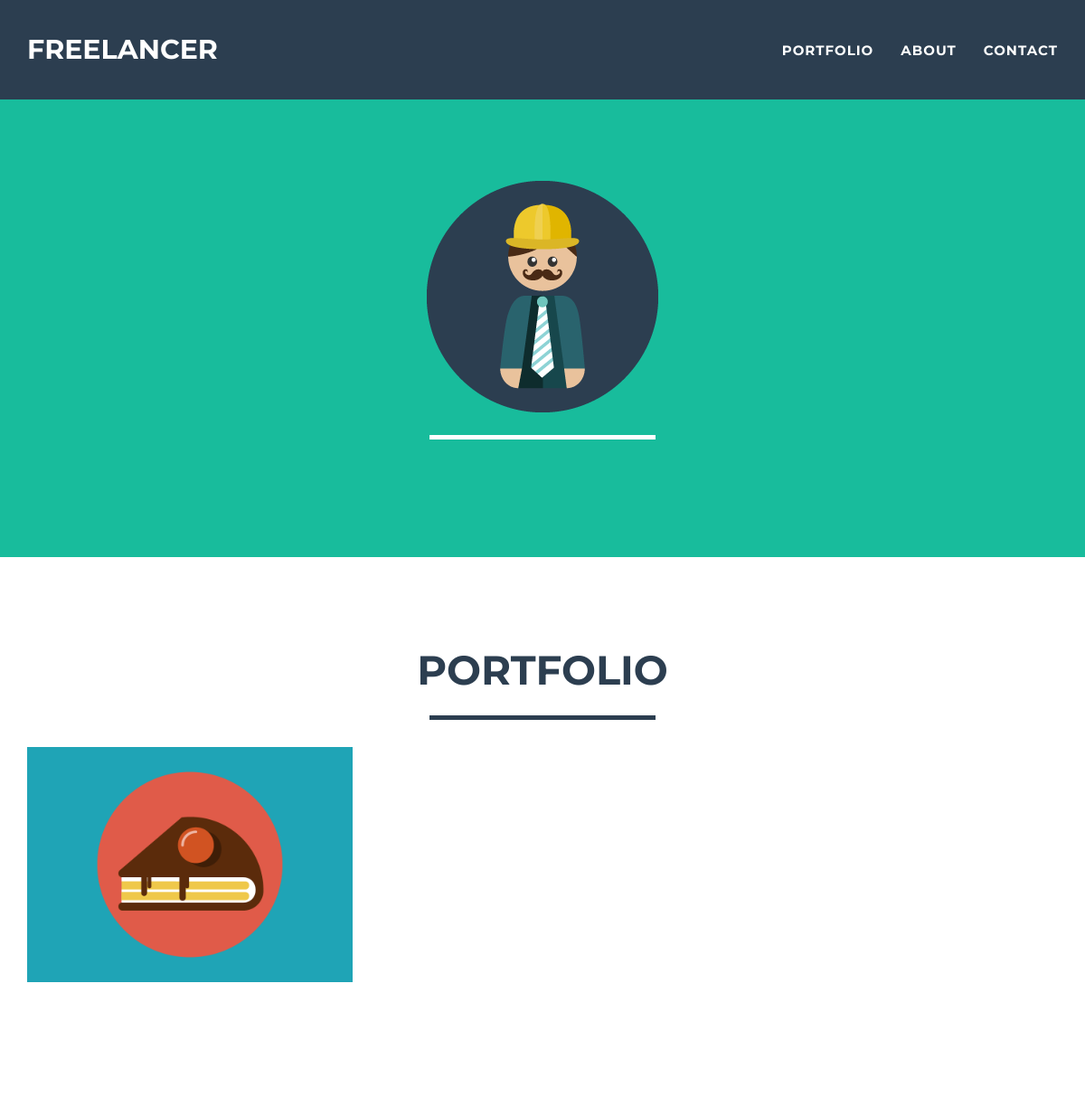
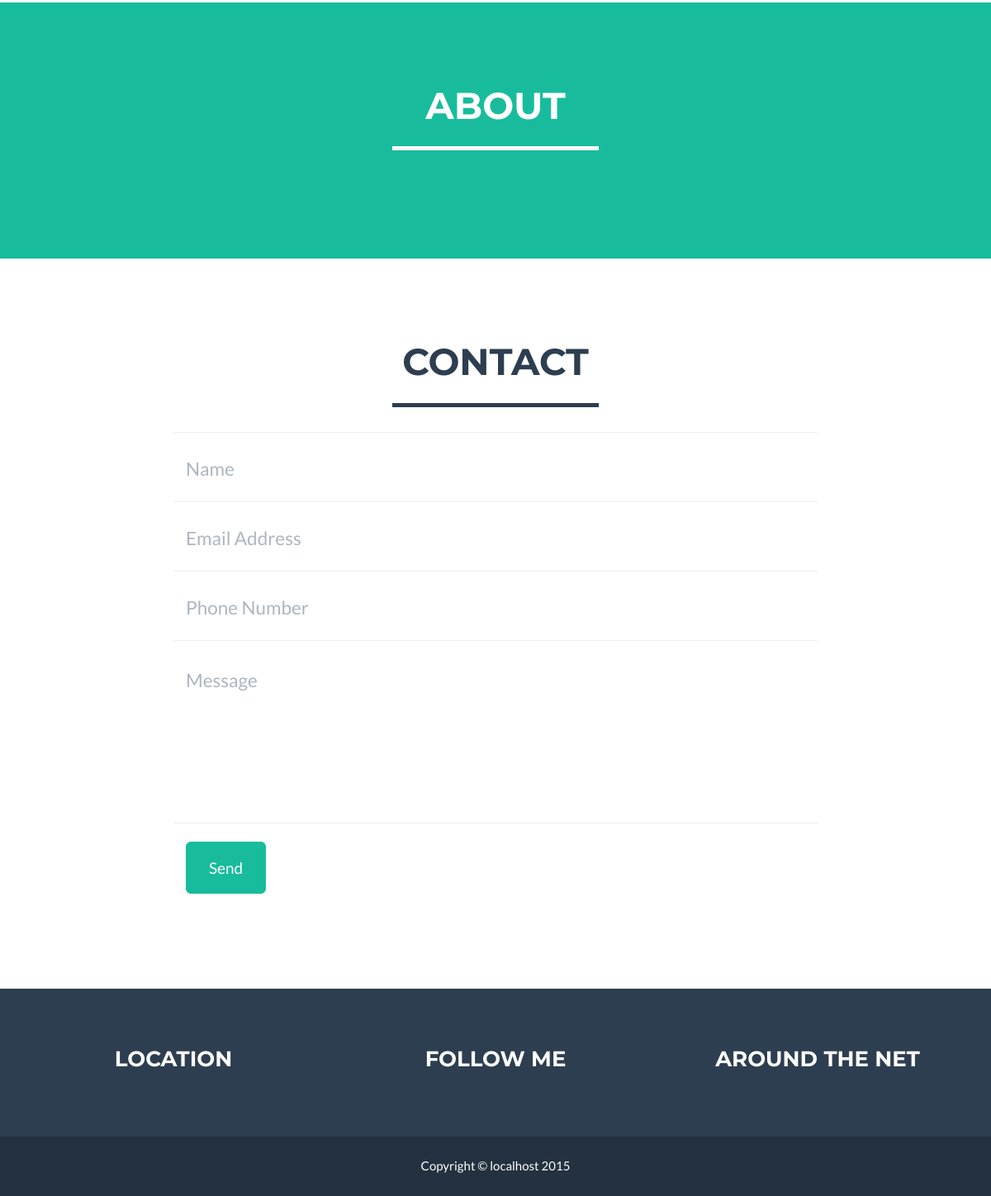
The page / on the database its author committed (2 pictures, top to bottom).
### tables this page shows
CREATE TABLE IF NOT EXISTS `landing` (
  `heading` text NOT NULL,
  `introtext` text NOT NULL,
  `skills` text NOT NULL,
  `image` text NOT NULL
);

CREATE TABLE IF NOT EXISTS `setup` (
  `title` text NOT NULL,
  `keywords` text NOT NULL,
  `description` text NOT NULL,
  `headercode` text NOT NULL,
  `author` text NOT NULL,
  `googleanalytics` text NOT NULL,
  `tinymce` int(11) NOT NULL,
  `portfolioheading` text NOT NULL
);

CREATE TABLE IF NOT EXISTS `aboutus` (
  `heading` text NOT NULL,
  `content` text NOT NULL
);

CREATE TABLE IF NOT EXISTS `contactus` (
  `heading` text NOT NULL,
  `email` text NOT NULL,
  `sendtoemail` text NOT NULL,
  `address` text NOT NULL,
  `city` text NOT NULL,
  `state` text NOT NULL,
  `zipcode` text NOT NULL,
  `phone` text NOT NULL
);

CREATE TABLE IF NOT EXISTS `pages` (
  `id` int(11) NOT NULL AUTO_INCREMENT,
  `title` text NOT NULL,
  `thumbnail` text NOT NULL,
  `content` text NOT NULL,
  `active` int(11) NOT NULL,
  `datetime` timestamp NOT NULL DEFAULT CURRENT_TIMESTAMP,
  PRIMARY KEY (`id`)
);

CREATE TABLE IF NOT EXISTS `socialmedia` (
  `heading` text NOT NULL,
  `facebook` text NOT NULL,
  `twitter` text NOT NULL,
  `linkedin` text NOT NULL,
  `google` text NOT NULL,
  `github` text NOT NULL
);

CREATE TABLE IF NOT EXISTS `footer` (
  `heading` text NOT NULL,
  `content` text NOT NULL
);

### db/dbsetup.php (called while the page is built, shortened)
<?php
$customCss_url = "http://".$_SERVER['HTTP_HOST']."/css/custom.css";
?>

### index.php (the view, shortened to what this page needs)
<!DOCTYPE html>
<html lang="en">
<head>
	<?php
		include 'db/dbsetup.php';
		$sqlSetup = mysql_query("SELECT title, author, keywords, description, headercode, googleanalytics, portfolioheading FROM setup");
		$rowSetup  = mysql_fetch_array($sqlSetup);
	?>
    <link href="css/bootstrap.min.css" rel="stylesheet">
    <link href="css/freelancer.css" rel="stylesheet">
    <link href="font-awesome/css/font-awesome.min.css" rel="stylesheet" type="text/css">
	<?php
	if ($customCss_url !="") {
		echo "<link href='".$customCss_url."' rel='stylesheet' type='text/css'>";
	}
	?>
</head>
<body id="page-top" class="index">
	<?php
		$sqlLanding = mysql_query("SELECT heading, introtext, skills, image FROM landing");
		$rowLanding = mysql_fetch_array($sqlLanding);
		$sqlAbout = mysql_query("SELECT heading, content FROM aboutus");
		$rowAbout = mysql_fetch_array($sqlAbout);
		$sqlFooter = mysql_query("SELECT heading, content FROM footer");
		$rowFooter = mysql_fetch_array($sqlFooter);
		$sqlContact = mysql_query("SELECT heading, email, sendtoemail, address, city, state, zipcode, phone FROM contactus");
		$rowContact = mysql_fetch_array($sqlContact);
		$sqlSocial = mysql_query("SELECT heading, facebook, twitter, linkedin, google, github FROM socialmedia");
		$rowSocial = mysql_fetch_array($sqlSocial);
	?>
    <nav class="navbar navbar-default navbar-fixed-top">
        <div class="container">
            <div class="navbar-header page-scroll">
                <a class="navbar-brand" href="#page-top"><?php echo $rowLanding["heading"];?></a>
            </div>
            <div class="collapse navbar-collapse" id="bs-example-navbar-collapse-1">
                <ul class="nav navbar-nav navbar-right">
                    <li class="page-scroll">
                        <a href="#portfolio"><?php echo $rowSetup["portfolioheading"];?></a>
                    </li>
                    <li class="page-scroll">
                        <a href="#about"><?php echo $rowAbout["heading"];?></a>
                    </li>
                    <li class="page-scroll">
                        <a href="#contact"><?php echo $rowContact["heading"];?></a>
                    </li>
                </ul>
            </div>
        </div>
    </nav>
    <header>
        <div class="container">
            <div class="row">
                <div class="col-lg-12">
                <?php
	                if ($rowLanding["image"] != "") {
	                	echo "<img class='img-responsive' src='uploads/".$rowLanding["image"]."' alt=''>";
	                } else {
	                	echo "<img class='img-responsive' src='img/profile.png' alt=''>";
	                }
                ?>
                    <div class="intro-text">
                        <hr class="star-light">
                    </div>
                </div>
            </div>
        </div>
    </header>
    <section id="portfolio">
        <div class="container">
            <div class="row">
                <div class="col-lg-12 text-center">
                    <h2><?php echo $rowSetup["portfolioheading"];?></h2>
                    <hr class="star-primary">
                </div>
            </div>
            <div class="row">
			<?php
				$sqlPages = mysql_query("SELECT id, title, thumbnail, content, active, datetime FROM pages WHERE active=1 ORDER BY datetime DESC");
				while ($rowPages  = mysql_fetch_array($sqlPages)) {
			?>
            <div class="col-sm-4 portfolio-item">
                <a href="#portfolioModal<?php echo $rowPages["id"];?>" class="portfolio-link" data-toggle="modal">
					<?php
						if ($rowPages["thumbnail"] != "") {
							echo "<img src='uploads/".$rowPages["thumbnail"]."' class='img-responsive' title='".$rowPages["title"]."' alt='".$rowPages["title"]."'>";
						} else {
							echo "<img src='img/portfolio/cake.png' class='img-responsive' title='".$rowPages["title"]."' alt='".$rowPages["title"]."'>";
						}
					?>
                </a>
            </div>
      <?php
				}
			?>
            </div>
        </div>
    </section>
    <section class="success" id="about">
        <div class="container">
            <div class="row">
                <div class="col-lg-12 text-center">
                    <h2><?php echo $rowAbout["heading"];?></h2>
                    <hr class="star-light">
                </div>
            </div>
            <div class="row">
                <div class="col-lg-12 col-lg-offset-0 text-center">
                </div>
            </div>
        </div>
    </section>
    <section id="contact">
        <div class="container">
            <div class="row">
                <div class="col-lg-12 text-center">
                    <h2><?php echo $rowContact["heading"];?></h2>
                    <hr class="star-primary">
                </div>
            </div>
            <div class="row">
                <div class="col-lg-8 col-lg-offset-2">
                    <form name="sentMessage" id="contactForm" method="post" action="mail/contact_me.php">
                        <div class="row control-group">
                            <div class="form-group col-xs-12 floating-label-form-group controls">
                                <input type="text" class="form-control" placeholder="Name" id="name" name="name" required data-validation-required-message="Please enter your name.">
                            </div>
                        </div>
                        <div class="row control-group">
                            <div class="form-group col-xs-12 floating-label-form-group controls">
                                <input type="email" class="form-control" placeholder="Email Address" id="email" name="email" required data-validation-required-message="Please enter your email address.">
                            </div>
                        </div>
                        <div class="row control-group">
                            <div class="form-group col-xs-12 floating-label-form-group controls">
                                <input type="tel" class="form-control" placeholder="Phone Number" id="phone" name="phone" required data-validation-required-message="Please enter your phone number.">
                            </div>
                        </div>
                        <div class="row control-group">
                            <div class="form-group col-xs-12 floating-label-form-group controls">
                                <textarea rows="5" class="form-control" placeholder="Message" id="message" name="message" required data-validation-required-message="Please enter a message."></textarea>
                            </div>
                        </div>
                        <br>
                        <div class="row">
                            <div class="form-group col-xs-12">
                                <button type="submit" class="btn btn-success btn-lg">Send</button>
                            </div>
                        </div>
                    </form>
                </div>
            </div>
        </div>
    </section>
    <footer class="text-center">
        <div class="footer-above">
            <div class="container">
                <div class="row">
                    <div class="footer-col col-md-4">
                        <h3>Location</h3>
                    </div>
                    <div class="footer-col col-md-4">
                        <h3><?php echo $rowSocial["heading"];?></h3>
                    </div>
                    <div class="footer-col col-md-4">
                        <h3><?php echo $rowFooter["heading"];?></h3>
                    </div>
                </div>
            </div>
        </div>
        <div class="footer-below">
            <div class="container">
                <div class="row">
                    <div class="col-lg-12">
                        Copyright &copy; <?php echo $_SERVER['HTTP_HOST']."&nbsp;".date("Y");?>
                    </div>
                </div>
            </div>
        </div>
    </footer>
</body>
</html>
<?php
	die();
?>

### css/freelancer.css (style rules this page uses)
body { overflow-x: hidden; }
a, a:hover, a:focus, a:active, a.active { outline: 0; color: #18bc9c; }
h1, h2, h3, h4, h5, h6 { text-transform: uppercase; font-family: Montserrat,"Helvetica Neue",Helvetica,Arial,sans-serif; font-weight: 700; }
hr.star-light, hr.star-primary { margin: 25px auto 30px; padding: 0; max-width: 250px; border: 0; border-top: solid 5px; text-align: center; }
hr.star-light:after, hr.star-primary:after { content: "\f005"; display: inline-block; position: relative; top: -.8em; padding: 0 .25em; font-family: FontAwesome; font-size: 2em; }
hr.star-light { border-color: #fff; }
hr.star-light:after { color: #fff; background-color: #18bc9c; }
hr.star-primary { border-color: #2c3e50; }
hr.star-primary:after { color: #2c3e50; background-color: #fff; }
header { text-align: center; color: #fff; background: #18bc9c; }
header .container { padding-top: 100px; padding-bottom: 50px; }
header img { display: block; margin: 0 auto 20px; }
@media (min-width:768px) { header .container { padding-top: 200px; padding-bottom: 100px; } }
@media (min-width:768px) { .navbar-fixed-top { padding: 25px 0; -webkit-transition: padding .3s; -moz-transition: padding .3s; transition: padding .3s; } }
@media (min-width:768px) { .navbar-fixed-top .navbar-brand { font-size: 2em; -webkit-transition: all .3s; -moz-transition: all .3s; transition: all .3s; } }
.navbar { text-transform: uppercase; font-family: Montserrat,"Helvetica Neue",Helvetica,Arial,sans-serif; font-weight: 700; }
.navbar .navbar-nav { letter-spacing: 1px; }
.navbar-default, .navbar-inverse { border: 0; }
section { padding: 100px 0; }
section h2 { margin: 0; font-size: 3em; }
section.success { color: #fff; background: #18bc9c; }
#portfolio .portfolio-item { right: 0; margin: 0 0 15px; }
#portfolio .portfolio-item .portfolio-link { display: block; position: relative; margin: 0 auto; max-width: 400px; }
#portfolio * { z-index: 2; }
@media (min-width:767px) { #portfolio .portfolio-item { margin: 0 0 30px; } }
.floating-label-form-group { position: relative; margin-bottom: 0; padding-bottom: .5em; border-bottom: 1px solid #eee; }
.floating-label-form-group input, .floating-label-form-group textarea { z-index: 1; position: relative; padding-right: 0; padding-left: 0; border: 0; border-radius: 0; font-size: 1.5em; background: 0 0; box-shadow: none!important; resize: none; }
form .row:first-child .floating-label-form-group { border-top: 1px solid #eee; }
footer { color: #fff; }
footer h3 { margin-bottom: 30px; }
footer .footer-above { padding-top: 50px; background-color: #2c3e50; }
footer .footer-col { margin-bottom: 50px; }
footer .footer-below { padding: 25px 0; background-color: #233140; }

### rows shown on the page
landing: heading "FREELANCER"
setup: portfolioheading "PORTFOLIO"
aboutus: heading "ABOUT"
contactus: heading "CONTACT"
pages: title (picture)
socialmedia: heading "FOLLOW ME"
footer: heading "AROUND THE NET"

### other values the page prints
$_SERVER['HTTP_HOST'] "localhost"
